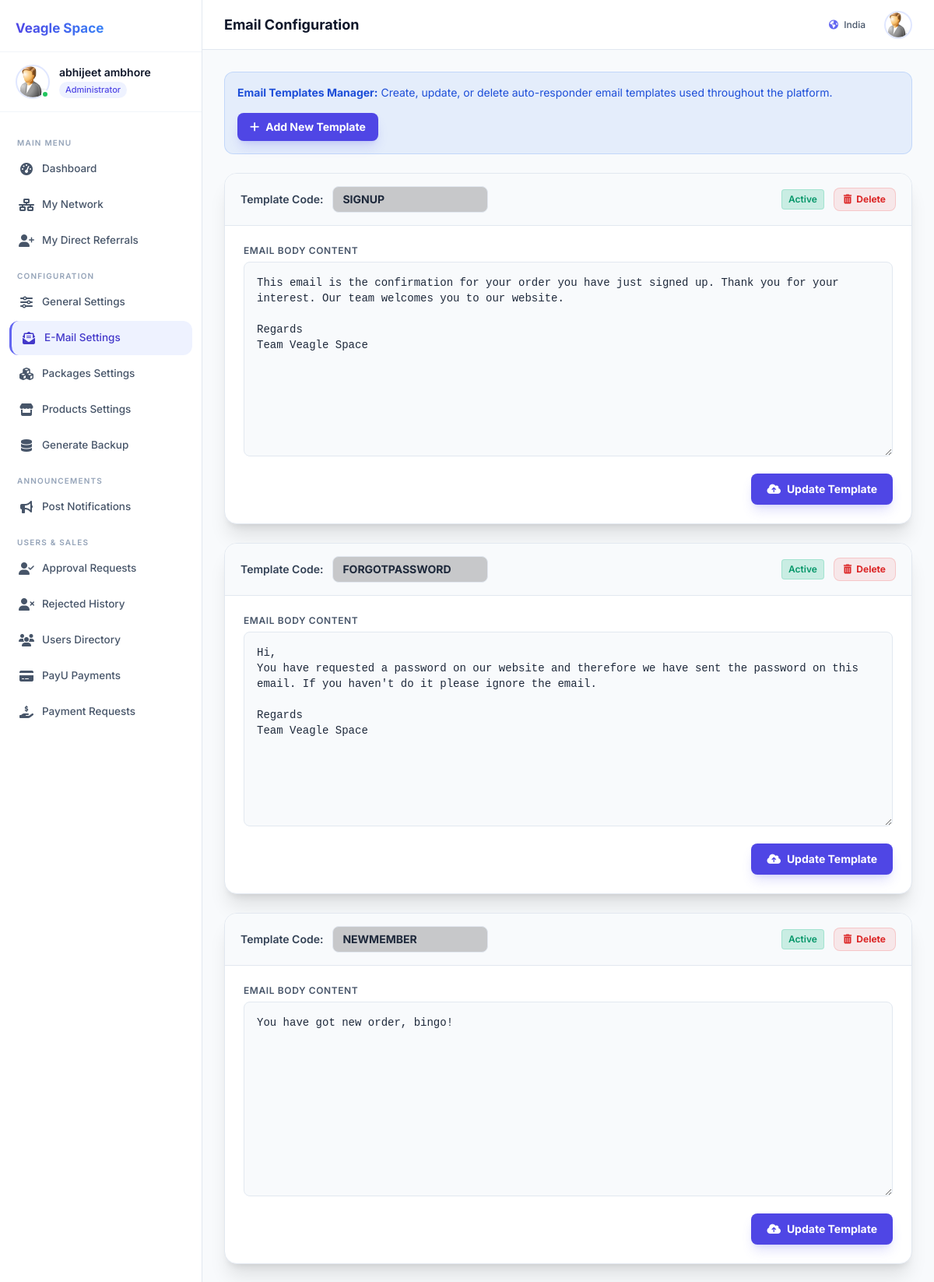
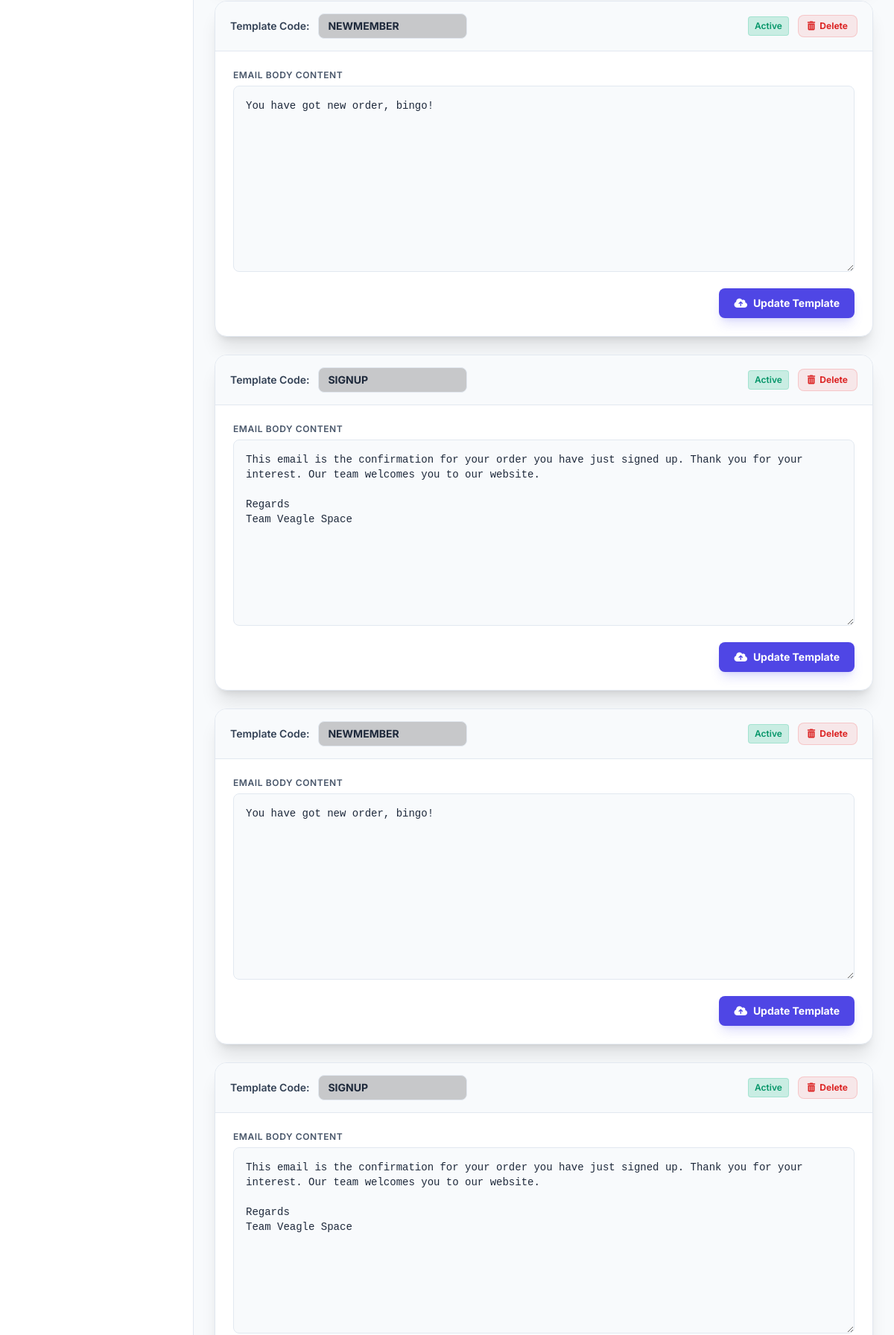
The app's page /User/admin/emailsettings.php (signed in, upper part) with its own data (2 pictures, top to bottom).
### tables this page shows
CREATE TABLE IF NOT EXISTS `affiliateuser` (
  `Id` int NOT NULL AUTO_INCREMENT,
  `username` varchar(15) NOT NULL,
  `password` text NOT NULL,
  `fname` text NOT NULL,
  `address` text NOT NULL,
  `email` text NOT NULL,
  `referedby` varchar(15) NOT NULL DEFAULT 'none',
  `parent_id` int DEFAULT NULL,
  `position` enum('L','R') DEFAULT NULL,
  `default_leg` enum('L','R','AUTO') NOT NULL DEFAULT 'AUTO',
  `left_count` int NOT NULL DEFAULT '0',
  `right_count` int NOT NULL DEFAULT '0',
  `paid_pairs` int NOT NULL DEFAULT '0',
  `ipaddress` int unsigned NOT NULL,
  `mobile` bigint NOT NULL,
  `active` int NOT NULL,
  `doj` date NOT NULL,
  `country` text NOT NULL,
  `tamount` double NOT NULL DEFAULT '0',
  `payment` varchar(10) NOT NULL,
  `signupcode` text NOT NULL,
  `level` int NOT NULL DEFAULT '2',
  `pcktaken` int NOT NULL DEFAULT '0',
  `launch` int NOT NULL DEFAULT '0',
  `launch_time` datetime DEFAULT NULL,
  `is_binary_qualified` int NOT NULL DEFAULT '0',
  `expiry` date NOT NULL DEFAULT '2199-12-31',
  `bankname` varchar(250) NOT NULL DEFAULT 'Not Available',
  `accountname` varchar(250) NOT NULL DEFAULT 'Not Available',
  `accountno` double NOT NULL DEFAULT '0',
  `accounttype` int NOT NULL DEFAULT '0',
  `ifsccode` varchar(100) NOT NULL DEFAULT 'Not Available',
  `getpayment` int NOT NULL DEFAULT '1',
  `renew` int NOT NULL DEFAULT '0',
  PRIMARY KEY (`username`),
  UNIQUE KEY `Id` (`Id`)
);

CREATE TABLE IF NOT EXISTS `emailtext` (
  `id` int NOT NULL AUTO_INCREMENT,
  `code` varchar(50) NOT NULL,
  `etext` text NOT NULL,
  `emailactive` int DEFAULT NULL,
  PRIMARY KEY (`id`)
);

### User/z_db.php (called while the page is built, shortened)
<?php
function mlmp_pdo_fetch($pdo, $sql, $params = []) {
    $stmt = $pdo->prepare($sql);
    $stmt->execute($params);
    return $stmt->fetch();
}
function mlmp_escape($string) {
    return htmlspecialchars($string ?? '', ENT_QUOTES, 'UTF-8');
}

### User/admin/emailsettings.php (the view, shortened to what this page needs)
<?php
include_once ("z_db.php");
$page_title = 'Email Configuration';
$active_nav = 'emailsettings';
include("layout_header.php");
$templates_query = mysqli_query($con, "SELECT * FROM emailtext ORDER BY id ASC");
?>
<div class="bg-blue-500/10 border border-blue-500/20 rounded-xl p-4 mb-6">
    <div class="flex justify-between items-center flex-wrap gap-4">
        <p class="m-0 text-sm text-blue-700"><strong>Email Templates Manager:</strong> Create, update, or delete auto-responder email templates used throughout the platform.</p>
        <button class="bg-indigo-600 hover:bg-indigo-500 text-white border-none py-2 px-4 text-sm font-bold rounded-lg shadow-lg shadow-indigo-500/20 transition-all flex items-center gap-2" type="button" onclick="document.getElementById('newTemplateForm').style.display='block'; this.style.display='none';">
            <i class="fa-solid fa-plus"></i> Add New Template
        </button>
    </div>
</div>
<?php while($row = mysqli_fetch_assoc($templates_query)): ?>
    <div class="bg-white border border-slate-200 shadow-sm rounded-2xl shadow-xl flex flex-col overflow-hidden mb-6">
        <form action="<?php echo htmlspecialchars($_SERVER["PHP_SELF"]); ?>" method="post">
            <div class="px-5 py-4 border-b border-slate-200 bg-slate-50 flex justify-between items-center flex-wrap gap-4">
                <div class="flex items-center gap-3 flex-1 min-w-[200px]">
                    <strong class="text-sm font-semibold text-slate-700">Template Code:</strong>
                    <input type="text" class="bg-black/20 border border-slate-200 rounded-lg px-3 py-1.5 text-slate-800 text-sm focus:outline-none focus:border-indigo-500 transition-all font-bold uppercase w-full sm:max-w-[200px]" name="code" value="<?php echo mlmp_escape($row['code']); ?>" required>
                </div>
                <div class="flex items-center gap-3">
                    <span class="bg-emerald-500/20 text-emerald-600 border border-emerald-500/20 px-2 py-1 rounded text-xs font-semibold">Active</span>
                    <button type="submit" name="action" value="delete" class="bg-red-500/10 hover:bg-red-500/20 text-red-600 border border-red-500/20 py-1.5 px-3 text-xs font-bold rounded-lg transition-colors flex items-center gap-1.5" onclick="return confirm('Are you sure you want to delete this email template?');">
                        <i class="fa-solid fa-trash-can"></i> Delete
                    </button>
                </div>
            </div>
            <div class="p-6">
                <div class="mb-4">
                    <label class="block text-xs font-semibold text-slate-600 uppercase tracking-wider mb-1.5">Email Body Content</label>
                    <textarea class="w-full bg-slate-50 border border-slate-200 rounded-lg px-4 py-4 text-slate-800 text-sm focus:outline-none focus:border-indigo-500 focus:ring-1 focus:ring-indigo-500 transition-all font-mono min-h-[250px] resize-y" name="etext" required><?php echo mlmp_escape($row['etext']); ?></textarea>
                </div>
                <div class="flex justify-end">
                    <button type="submit" class="bg-indigo-600 hover:bg-indigo-500 text-white border-none py-2.5 px-5 text-sm font-bold rounded-lg shadow-lg shadow-indigo-500/20 transition-all flex items-center gap-2">
                        <i class="fa-solid fa-cloud-arrow-up"></i> Update Template
                    </button>
                </div>
            </div>
        </form>
    </div>
<?php endwhile; ?>
<?php include("layout_footer.php"); ?>

### User/admin/layout_header.php (shortened to what this page needs)
<?php
$_layout_admin = mlmp_pdo_fetch($pdo, "SELECT fname, country FROM affiliateuser WHERE username = ?", [$_SESSION['adminidusername']]);
$_layout_fname    = $_layout_admin['fname'] ?? 'Administrator';
$_layout_country  = $_layout_admin['country'] ?? '';
$_layout_settings = mlmp_pdo_fetch($pdo, "SELECT header, coname FROM settings WHERE sno = 0 LIMIT 1");
$_layout_brand    = (!empty($_layout_settings['coname']) && $_layout_settings['coname'] !== 'Header')
    ? $_layout_settings['coname']
    : ((!empty($_layout_settings['header']) && $_layout_settings['header'] !== 'Header') ? $_layout_settings['header'] : 'Veagle Space');
$page_title  = $page_title  ?? 'Admin Dashboard';
$active_nav  = $active_nav  ?? 'dashboard';
if (!function_exists('nav_active')) {
    function nav_active($key, $active_nav) {
        return ($key === $active_nav)
            ? 'class="flex items-center gap-2.5 px-3 py-2.5 rounded-xl mb-0.5 transition-colors bg-indigo-50 text-indigo-700 border-l-[3px] border-indigo-500 text-[13.5px] font-medium"'
            : 'class="flex items-center gap-2.5 px-3 py-2.5 rounded-xl mb-0.5 transition-colors text-slate-600 hover:bg-slate-100 hover:text-slate-900 text-[13.5px] font-medium"';
    }
}
?>
<!DOCTYPE html>
<html lang="en">
<head>
<link rel="stylesheet" href="https://cdnjs.cloudflare.com/ajax/libs/font-awesome/6.5.0/css/all.min.css"/>
<script src="https://cdn.tailwindcss.com"></script>
</head>
<body class="font-['Inter'] bg-slate-50 text-slate-800 min-h-screen overflow-x-hidden selection:bg-indigo-500/30">
<div class="flex min-h-screen">
  <aside id="dashSidebar" class="w-[260px] bg-white border-r border-slate-200 flex flex-col fixed inset-y-0 left-0 z-50 transform -translate-x-full lg:translate-x-0 transition-transform duration-300 ease-in-out shadow-2xl lg:shadow-none">
    <div class="px-5 pt-6 pb-4 border-b border-slate-100 flex items-center gap-2.5">
      <span class="text-[17px] font-bold bg-gradient-to-r from-indigo-600 to-blue-500 bg-clip-text text-transparent whitespace-nowrap"><?php echo mlmp_escape($_layout_brand); ?></span>
    </div>
    <div class="px-5 py-4 flex items-center gap-3 border-b border-slate-100">
      <div class="relative shrink-0">
        <img src="images/a0.jpg" alt="Avatar"
             class="w-11 h-11 rounded-full border-2 border-indigo-100 object-cover"
             onerror="this.src='https://ui-avatars.com/api/?name=<?php echo urlencode($_layout_fname); ?>&background=6366f1&color=fff'">
        <span class="absolute bottom-[1px] right-[1px] w-2.5 h-2.5 bg-green-500 rounded-full border-2 border-white"></span>
      </div>
      <div class="flex flex-col">
        <div class="text-sm font-semibold text-slate-900 leading-tight"><?php echo mlmp_escape($_layout_fname); ?></div>
        <div class="text-[11px] text-indigo-600 font-medium bg-indigo-50 px-2 py-0.5 rounded-full inline-block mt-1 w-max">
          Administrator
        </div>
      </div>
    </div>
    <nav class="flex-1 px-3 py-4 overflow-y-auto">
      <div class="text-[10px] font-semibold text-slate-400 uppercase tracking-[1.2px] px-2.5 pt-2 pb-1 mt-2">Main Menu</div>
      <a href="dashboard.php" <?php echo nav_active('dashboard', $active_nav); ?>>
        <span class="text-base w-5 text-center shrink-0"><i class="fa-solid fa-gauge-high"></i></span>
        Dashboard
      </a>
      <a href="downline.php" <?php echo nav_active('downline', $active_nav); ?>>
        <span class="text-base w-5 text-center shrink-0"><i class="fa-solid fa-network-wired"></i></span>
        My Network
      </a>
      <a href="my_referrals.php" <?php echo nav_active('my_referrals', $active_nav); ?>>
        <span class="text-base w-5 text-center shrink-0"><i class="fa-solid fa-user-plus"></i></span>
        My Direct Referrals
      </a>
      <div class="text-[10px] font-semibold text-slate-400 uppercase tracking-[1.2px] px-2.5 pt-2 pb-1 mt-2">Configuration</div>
      <a href="gensettings.php" <?php echo nav_active('gensettings', $active_nav); ?>>
        <span class="text-base w-5 text-center shrink-0"><i class="fa-solid fa-sliders"></i></span>
        General Settings
      </a>
      <a href="emailsettings.php" <?php echo nav_active('emailsettings', $active_nav); ?>>
        <span class="text-base w-5 text-center shrink-0"><i class="fa-solid fa-envelope-open-text"></i></span>
        E-Mail Settings
      </a>
      <a href="pacsettings.php" <?php echo nav_active('pacsettings', $active_nav); ?>>
        <span class="text-base w-5 text-center shrink-0"><i class="fa-solid fa-cubes"></i></span>
        Packages Settings
      </a>
      <a href="productsettings.php" <?php echo nav_active('productsettings', $active_nav); ?>>
        <span class="text-base w-5 text-center shrink-0"><i class="fa-solid fa-store"></i></span>
        Products Settings
      </a>
      <a href="backups/backup.php" <?php echo nav_active('backup', $active_nav); ?>>
        <span class="text-base w-5 text-center shrink-0"><i class="fa-solid fa-database"></i></span>
        Generate Backup
      </a>
      <div class="text-[10px] font-semibold text-slate-400 uppercase tracking-[1.2px] px-2.5 pt-2 pb-1 mt-2">Announcements</div>
      <a href="notifications.php" <?php echo nav_active('notifications', $active_nav); ?>>
        <span class="text-base w-5 text-center shrink-0"><i class="fa-solid fa-bullhorn"></i></span>
        Post Notifications
      </a>
      <div class="text-[10px] font-semibold text-slate-400 uppercase tracking-[1.2px] px-2.5 pt-2 pb-1 mt-2">Users & Sales</div>
      <a href="approvals.php" <?php echo nav_active('approvals', $active_nav); ?>>
        <span class="text-base w-5 text-center shrink-0"><i class="fa-solid fa-user-check"></i></span>
        Approval Requests
      </a>
      <a href="rejected_users.php" <?php echo nav_active('rejected_users', $active_nav); ?>>
        <span class="text-base w-5 text-center shrink-0"><i class="fa-solid fa-user-xmark"></i></span>
        Rejected History
      </a>
      <a href="users.php" <?php echo nav_active('users', $active_nav); ?>>
        <span class="text-base w-5 text-center shrink-0"><i class="fa-solid fa-users"></i></span>
        Users Directory
      </a>
      <a href="payments.php" <?php echo nav_active('payments', $active_nav); ?>>
        <span class="text-base w-5 text-center shrink-0"><i class="fa-solid fa-credit-card"></i></span>
        PayU Payments
      </a>
      <a href="payrequest.php" <?php echo nav_active('payrequest', $active_nav); ?>>
        <span class="text-base w-5 text-center shrink-0"><i class="fa-solid fa-hand-holding-dollar"></i></span>
        Payment Requests
      </a>
    </nav>
  </aside>
  <div class="flex-1 flex flex-col lg:ml-[260px] min-h-screen bg-slate-50 transition-all duration-300 w-full lg:w-[calc(100%-260px)] min-w-0 relative">
    <header class="h-16 bg-white/90 backdrop-blur-md border-b border-slate-200 flex items-center justify-between px-4 sm:px-7 sticky top-0 z-30">
      <div class="flex items-center gap-3.5">
        <span class="text-lg font-bold text-slate-900"><?php echo mlmp_escape($page_title); ?></span>
      </div>
      <div class="flex items-center gap-4">
        <span class="hidden sm:inline-block text-[12px] text-slate-600 font-medium mr-2">
          <i class="fa-solid fa-earth-americas text-indigo-500 mr-1"></i> <?php echo mlmp_escape($_layout_country); ?>
        </span>
        <a href="profile.php">
          <img class="w-9 h-9 rounded-full border-2 border-indigo-100 object-cover cursor-pointer hover:opacity-90 transition-opacity" src="images/a0.jpg" alt="Avatar"
               onerror="this.src='https://ui-avatars.com/api/?name=<?php echo urlencode($_layout_fname); ?>&background=6366f1&color=fff'">
        </a>
      </div>
    </header>
    <main class="flex-1 p-4 sm:p-7 min-w-0">

### records on screen
affiliateuser: fname "abhijeet ambhore", country "India"
emailtext: code "SIGNUP", etext "This email is the confirmation for your order you have just signed up. Thank you for your interest. Our team welcomes you to our website. Regards Team Veagle Space"
emailtext: code "FORGOTPASSWORD", etext "Hi, You have requested a password on our website and therefore we have sent the password on this email. If you haven't do it please ignore the email. Regards Team Veagle Space"
emailtext: code "NEWMEMBER", etext "You have got new order, bingo!"
emailtext: code "NEWMEMBER", etext "You have got new order, bingo!"
emailtext: code "SIGNUP", etext "This email is the confirmation for your order you have just signed up. Thank you for your interest. Our team welcomes you to our website. Regards Team Veagle Space"
emailtext: code "NEWMEMBER", etext "You have got new order, bingo!"
emailtext: code "SIGNUP", etext "This email is the confirmation for your order you have just signed up. Thank you for your interest. Our team welcomes you to our website. Regards Team Veagle Space"

### other values on screen
mlmp_escape($page_title) "Email Configuration"
